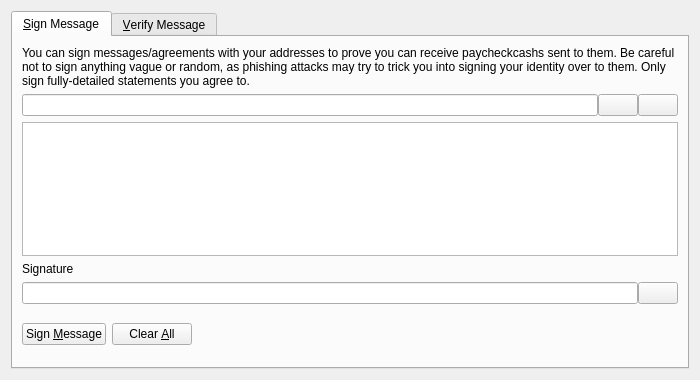
<?xml version="1.0" encoding="UTF-8"?>
<ui version="4.0">
 <class>SignVerifyMessageDialog</class>
 <widget class="QDialog" name="SignVerifyMessageDialog">
  <property name="geometry">
   <rect>
    <x>0</x>
    <y>0</y>
    <width>700</width>
    <height>380</height>
   </rect>
  </property>
  <property name="windowTitle">
   <string>Signatures - Sign / Verify a Message</string>
  </property>
  <property name="modal">
   <bool>true</bool>
  </property>
  <layout class="QVBoxLayout" name="verticalLayout">
   <item>
    <widget class="QTabWidget" name="tabWidget">
     <property name="currentIndex">
      <number>0</number>
     </property>
     <widget class="QWidget" name="tabSignMessage">
      <attribute name="title">
       <string>&amp;Sign Message</string>
      </attribute>
      <layout class="QVBoxLayout" name="verticalLayout_SM">
       <item>
        <widget class="QLabel" name="infoLabel_SM">
         <property name="text">
          <string>You can sign messages/agreements with your addresses to prove you can receive paycheckcashs sent to them. Be careful not to sign anything vague or random, as phishing attacks may try to trick you into signing your identity over to them. Only sign fully-detailed statements you agree to.</string>
         </property>
         <property name="textFormat">
          <enum>Qt::PlainText</enum>
         </property>
         <property name="wordWrap">
          <bool>true</bool>
         </property>
        </widget>
       </item>
       <item>
        <layout class="QHBoxLayout" name="horizontalLayout_1_SM">
         <property name="spacing">
          <number>0</number>
         </property>
         <item>
          <widget class="QValidatedLineEdit" name="addressIn_SM">
           <property name="toolTip">
            <string>The PaycheckCash address to sign the message with</string>
           </property>
          </widget>
         </item>
         <item>
          <widget class="QPushButton" name="addressBookButton_SM">
           <property name="toolTip">
            <string>Choose previously used address</string>
           </property>
           <property name="text">
            <string/>
           </property>
           <property name="icon">
            <iconset resource="../paycheckcash.qrc">
             <normaloff>:/icons/address-book</normaloff>:/icons/address-book</iconset>
           </property>
           <property name="shortcut">
            <string>Alt+A</string>
           </property>
           <property name="autoDefault">
            <bool>false</bool>
           </property>
          </widget>
         </item>
         <item>
          <widget class="QPushButton" name="pasteButton_SM">
           <property name="toolTip">
            <string>Paste address from clipboard</string>
           </property>
           <property name="text">
            <string/>
           </property>
           <property name="icon">
            <iconset resource="../paycheckcash.qrc">
             <normaloff>:/icons/editpaste</normaloff>:/icons/editpaste</iconset>
           </property>
           <property name="shortcut">
            <string>Alt+P</string>
           </property>
           <property name="autoDefault">
            <bool>false</bool>
           </property>
          </widget>
         </item>
        </layout>
       </item>
       <item>
        <widget class="QPlainTextEdit" name="messageIn_SM">
         <property name="toolTip">
          <string>Enter the message you want to sign here</string>
         </property>
        </widget>
       </item>
       <item>
        <widget class="QLabel" name="signatureLabel_SM">
         <property name="text">
          <string>Signature</string>
         </property>
         <property name="textFormat">
          <enum>Qt::PlainText</enum>
         </property>
        </widget>
       </item>
       <item>
        <layout class="QHBoxLayout" name="horizontalLayout_2_SM">
         <property name="spacing">
          <number>0</number>
         </property>
         <item>
          <widget class="QLineEdit" name="signatureOut_SM">
           <property name="font">
            <font>
             <italic>true</italic>
            </font>
           </property>
           <property name="readOnly">
            <bool>true</bool>
           </property>
          </widget>
         </item>
         <item>
          <widget class="QPushButton" name="copySignatureButton_SM">
           <property name="toolTip">
            <string>Copy the current signature to the system clipboard</string>
           </property>
           <property name="text">
            <string/>
           </property>
           <property name="icon">
            <iconset resource="../paycheckcash.qrc">
             <normaloff>:/icons/editcopy</normaloff>:/icons/editcopy</iconset>
           </property>
           <property name="autoDefault">
            <bool>false</bool>
           </property>
          </widget>
         </item>
        </layout>
       </item>
       <item>
        <layout class="QHBoxLayout" name="horizontalLayout_3_SM">
         <item>
          <widget class="QPushButton" name="signMessageButton_SM">
           <property name="toolTip">
            <string>Sign the message to prove you own this PaycheckCash address</string>
           </property>
           <property name="text">
            <string>Sign &amp;Message</string>
           </property>
           <property name="icon">
            <iconset resource="../paycheckcash.qrc">
             <normaloff>:/icons/edit</normaloff>:/icons/edit</iconset>
           </property>
           <property name="autoDefault">
            <bool>false</bool>
           </property>
          </widget>
         </item>
         <item>
          <widget class="QPushButton" name="clearButton_SM">
           <property name="toolTip">
            <string>Reset all sign message fields</string>
           </property>
           <property name="text">
            <string>Clear &amp;All</string>
           </property>
           <property name="icon">
            <iconset resource="../paycheckcash.qrc">
             <normaloff>:/icons/remove</normaloff>:/icons/remove</iconset>
           </property>
           <property name="autoDefault">
            <bool>false</bool>
           </property>
          </widget>
         </item>
         <item>
          <spacer name="horizontalSpacer_1_SM">
           <property name="orientation">
            <enum>Qt::Horizontal</enum>
           </property>
           <property name="sizeHint" stdset="0">
            <size>
             <width>40</width>
             <height>48</height>
            </size>
           </property>
          </spacer>
         </item>
         <item>
          <widget class="QLabel" name="statusLabel_SM">
           <property name="font">
            <font>
             <weight>75</weight>
             <bold>true</bold>
            </font>
           </property>
           <property name="text">
            <string/>
           </property>
           <property name="wordWrap">
            <bool>true</bool>
           </property>
          </widget>
         </item>
         <item>
          <spacer name="horizontalSpacer_2_SM">
           <property name="orientation">
            <enum>Qt::Horizontal</enum>
           </property>
           <property name="sizeHint" stdset="0">
            <size>
             <width>40</width>
             <height>48</height>
            </size>
           </property>
          </spacer>
         </item>
        </layout>
       </item>
      </layout>
     </widget>
     <widget class="QWidget" name="tabVerifyMessage">
      <attribute name="title">
       <string>&amp;Verify Message</string>
      </attribute>
      <layout class="QVBoxLayout" name="verticalLayout_VM">
       <item>
        <widget class="QLabel" name="infoLabel_VM">
         <property name="text">
          <string>Enter the receiver's address, message (ensure you copy line breaks, spaces, tabs, etc. exactly) and signature below to verify the message. Be careful not to read more into the signature than what is in the signed message itself, to avoid being tricked by a man-in-the-middle attack. Note that this only proves the signing party receives with the address, it cannot prove sendership of any transaction!</string>
         </property>
         <property name="textFormat">
          <enum>Qt::PlainText</enum>
         </property>
         <property name="alignment">
          <set>Qt::AlignLeading|Qt::AlignLeft|Qt::AlignTop</set>
         </property>
         <property name="wordWrap">
          <bool>true</bool>
         </property>
        </widget>
       </item>
       <item>
        <layout class="QHBoxLayout" name="horizontalLayout_1_VM">
         <property name="spacing">
          <number>0</number>
         </property>
         <item>
          <widget class="QValidatedLineEdit" name="addressIn_VM">
           <property name="toolTip">
            <string>The PaycheckCash address the message was signed with</string>
           </property>
          </widget>
         </item>
         <item>
          <widget class="QPushButton" name="addressBookButton_VM">
           <property name="toolTip">
            <string>Choose previously used address</string>
           </property>
           <property name="text">
            <string/>
           </property>
           <property name="icon">
            <iconset resource="../paycheckcash.qrc">
             <normaloff>:/icons/address-book</normaloff>:/icons/address-book</iconset>
           </property>
           <property name="shortcut">
            <string>Alt+A</string>
           </property>
           <property name="autoDefault">
            <bool>false</bool>
           </property>
          </widget>
         </item>
        </layout>
       </item>
       <item>
        <widget class="QPlainTextEdit" name="messageIn_VM"/>
       </item>
       <item>
        <widget class="QValidatedLineEdit" name="signatureIn_VM"/>
       </item>
       <item>
        <layout class="QHBoxLayout" name="horizontalLayout_2_VM">
         <item>
          <widget class="QPushButton" name="verifyMessageButton_VM">
           <property name="toolTip">
            <string>Verify the message to ensure it was signed with the specified PaycheckCash address</string>
           </property>
           <property name="text">
            <string>Verify &amp;Message</string>
           </property>
           <property name="icon">
            <iconset resource="../paycheckcash.qrc">
             <normaloff>:/icons/transaction_0</normaloff>:/icons/transaction_0</iconset>
           </property>
           <property name="autoDefault">
            <bool>false</bool>
           </property>
          </widget>
         </item>
         <item>
          <widget class="QPushButton" name="clearButton_VM">
           <property name="toolTip">
            <string>Reset all verify message fields</string>
           </property>
           <property name="text">
            <string>Clear &amp;All</string>
           </property>
           <property name="icon">
            <iconset resource="../paycheckcash.qrc">
             <normaloff>:/icons/remove</normaloff>:/icons/remove</iconset>
           </property>
           <property name="autoDefault">
            <bool>false</bool>
           </property>
          </widget>
         </item>
         <item>
          <spacer name="horizontalSpacer_1_VM">
           <property name="orientation">
            <enum>Qt::Horizontal</enum>
           </property>
           <property name="sizeHint" stdset="0">
            <size>
             <width>40</width>
             <height>48</height>
            </size>
           </property>
          </spacer>
         </item>
         <item>
          <widget class="QLabel" name="statusLabel_VM">
           <property name="font">
            <font>
             <weight>75</weight>
             <bold>true</bold>
            </font>
           </property>
           <property name="text">
            <string/>
           </property>
           <property name="wordWrap">
            <bool>true</bool>
           </property>
          </widget>
         </item>
         <item>
          <spacer name="horizontalSpacer_2_VM">
           <property name="orientation">
            <enum>Qt::Horizontal</enum>
           </property>
           <property name="sizeHint" stdset="0">
            <size>
             <width>40</width>
             <height>48</height>
            </size>
           </property>
          </spacer>
         </item>
        </layout>
       </item>
      </layout>
     </widget>
    </widget>
   </item>
  </layout>
 </widget>
 <customwidgets>
  <customwidget>
   <class>QValidatedLineEdit</class>
   <extends>QLineEdit</extends>
   <header>qt/qvalidatedlineedit.h</header>
  </customwidget>
 </customwidgets>
 <resources>
  <include location="../paycheckcash.qrc"/>
 </resources>
 <connections/>
</ui>
